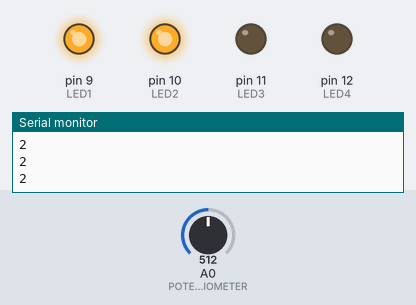
The sketch below on a simulated Arduino Uno, built with avr-gcc and run on an emulated ATmega328P. Shown: output pins drawn as LEDs (lit = HIGH), the last lines printed to the serial monitor. The test bench sets the inputs (shaded band); at power-on: A0 (POTENTIOMETER) = 512.

Above: at 1.2 s.
1.3 s: A0 (POTENTIOMETER) set to 501
At 2.4 s:
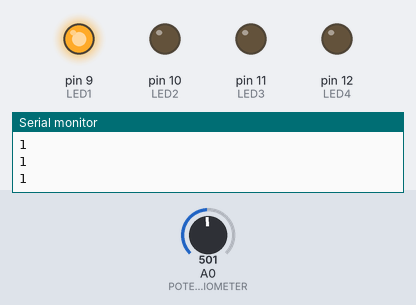
2.8 s: A0 (POTENTIOMETER) set to 273
4.3 s: A0 (POTENTIOMETER) set to 246
At 5.0 s:
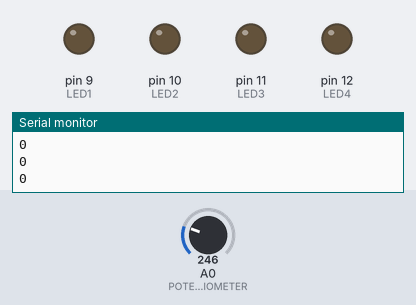
5.8 s: A0 (POTENTIOMETER) set to 900
At 6.2 s:
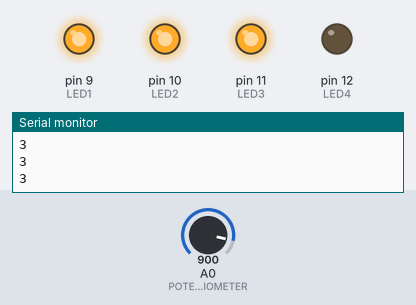
7.3 s: A0 (POTENTIOMETER) set to 1007
8.8 s: A0 (POTENTIOMETER) set to 1023
At 10.0 s:
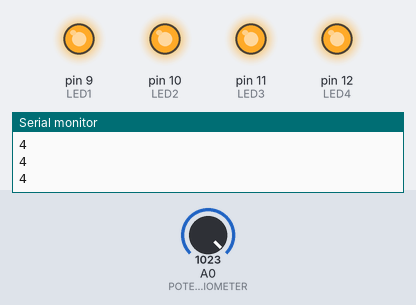
Timing chart, 0 to 11.3 s (numbered marks = the images above; inputs shaded):
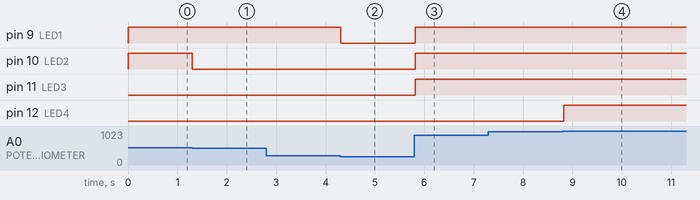

Measured:
- the behaviour switches between 512 and 511 on A0 (POTENTIOMETER) (found by bisection; images 0 and 1)
- the behaviour switches between 256 and 255 on A0 (POTENTIOMETER) (found by bisection; images 1 and 2)
- the behaviour switches between 1022 and 1023 on A0 (POTENTIOMETER) (found by bisection; images 3 and 4)
- after the input at 1.3 s, pin 10 (LED2): HIGH → LOW at once
- after the input at 4.3 s, pin 9 (LED1): HIGH → LOW at once
- after the input at 5.8 s, pin 9 (LED1), pin 10 (LED2), pin 11 (LED3): LOW → HIGH at once
- after the input at 8.8 s, pin 12 (LED4): LOW → HIGH at once

The sketch:

Potentiometer.ino
```cpp
int _potetn = 0; //global variable, not nessesary here but why not, initalize to zero or bad things MAY happen

//define pins using phrases, not nessesary, but good practice
#define POTENTIOMETER 0
#define LED1 9
#define LED2 10
#define LED3 11
#define LED4 12

//function for program brevity
void lightup(int num){

    //turn all leds off
    for (int j=9; j < 13; j++)
    {
        digitalWrite(j, LOW);
    }

    //turn amount of leds on equal to potentiometer map value
    for (int i = 0; i < num; i++){
        digitalWrite((i+9), HIGH);
    }
}

//runs at start of program, defines output pins (do not need to define analog input pins)
void setup()
{
    pinMode(LED1, OUTPUT);
    pinMode(LED2, OUTPUT);
    pinMode(LED3, OUTPUT);
    pinMode(LED4, OUTPUT);

    //begin serial connection to computer for debugging
    Serial.begin(9600);
}

//Constantly iterates
void loop()
{
    _potetn = analogRead(POTENTIOMETER); //get potentiometer value, 0 to 1023

    //do math to change potentiometer value from 0-1023 to either 0,1,2,3,4 and print that value to console
    _potetn = map(_potetn, 0, 1023, 0, 4);
    Serial.println(_potetn);

   //switch statement based on 0-4 value
    switch (_potetn)
    {
    case 0:
        lightup(0);
        //do something
        break;
    case 1:
        lightup(1);
        //do something
        break;
    case 2:
        lightup(2);
        //do something
        break;
    case 3:
        lightup(3);
        //do something
        break;
    case 4:
        lightup(4);
        //do something
        break;
    default:
        //do something
        break;
    }

    /*instead of the code block above, you could just write this*/
    //lightup(_potetn);

    delay(100); //delay between iterations of the program
}
```
